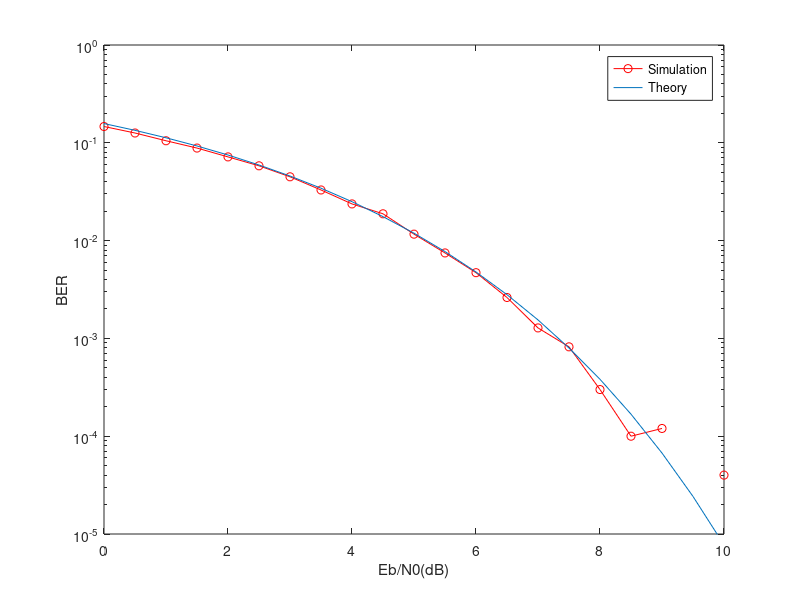

Source code (MATLAB):
%-------------------------DBPSK-------------------------------%
%---------Generating bits--------%
N = 100000;   %number of bits
b = randi([0,1],1,N);    %generate random bits of 0s &1s

%-------Differential Encoding----%
d=randi([0 1],1); %Initial bit : randomly choose between 0 or 1

dc=[]; %initialise differential encoded modified transmitted bits
for i=1:length(b)
    dc=[dc d];   %append the delayed bit to the modified transmitted bits
    d=not(xor(d,b(i))); %computing the next bit of b : xnor
end
dc=[dc d]; %appending the last bit to the modified transmitted bits
%one bit is extra in dc than original b

%------Mapping/Modulation---------%
% Mapping 0 -> -1; 1 -> 1 
s = 2*dc-1; %modulated signal

%-------BER Computation----------%
BER_SIM=[]; %initialise simulated ber
BER_TH=[];  %initialise thereotical ber

%start the loop for snr
for EbN0dB =0:0.5:20
    
%----AWGN Channel------%
%convert dB to linear
EbN0=10^(EbN0dB/10);
%generate complex gaussian noise 
n=(1/sqrt(2))*[randn(1,length(s))+1j*randn(1,length(s))]; 
%variance : sqrt(1/((log2(M))*EbN0)) , here M=2, so log2(M) = 1
sigma = sqrt(1/EbN0);
%as the noise is AWGN, it is added to the signal
r = s+sigma*n; %final received signal

%------Detection--------%
%bpsk receiver-creates a logical array, 1 if real(y)>0 and 0 if real(y)<0
ipHat = real(r)>0;  %decoded received signal
%dbpsk detection
%loop is ran till length(ipHat)-1 as the final detected signal should have
%1 less bit than the bpsk detected signal
for ii=1:length(ipHat)-1
        if ipHat(ii)==ipHat(ii+1);  %if two consecutive bits are same the detcted bit is 1     
            op(ii)=1;
        else
            op(ii)=0;   %else it is 0
        end
end
ber_sim=sum(b~=op)/N;   %simulated ber : uncorrect detection between b and op
BER_SIM=[BER_SIM ber_sim]   %append the computed ber on 1 snr to other snr's ber
BER_TH=[BER_TH (erfc(sqrt(EbN0)))]  %thereotical ber
%twice the thereotical ber of bpsk as the difference is 3dB
%0.5*exp(-Eb/N0)
end
%------Ploting-----------%
EbN0dB =0:0.5:20;   
semilogy(EbN0dB,BER_SIM,'ro-',EbN0dB,BER_TH,'-');
xlabel('Eb/N0(dB)');
ylabel('BER');
legend('Simulation' , 'Theory')
axis([0 10 10^-5 10^0]);